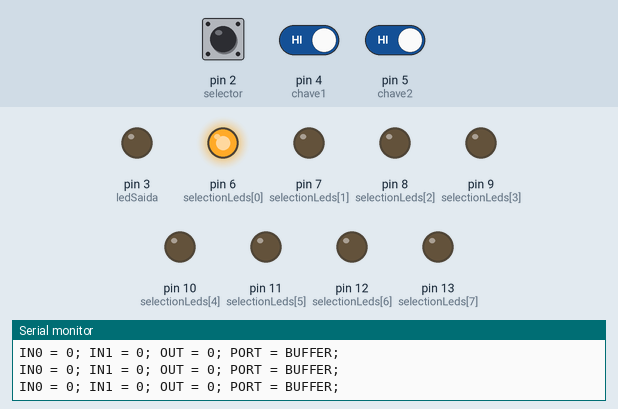
Simulated run of this sketch. Board: Arduino Uno, built with avr-gcc and run on an emulated ATmega328P. On the bench: output pins drawn as LEDs (lit = HIGH), the last lines printed to the serial monitor. The inputs (shaded band) are chosen by the test bench; at power-on: pin 2 (selector) LOW, pin 4 (chave1) HIGH, pin 5 (chave2) HIGH.

Above: at 1.2 s.
1.3 s: pin 2 (selector) pulled HIGH for 0.15 s
At 2.3 s:
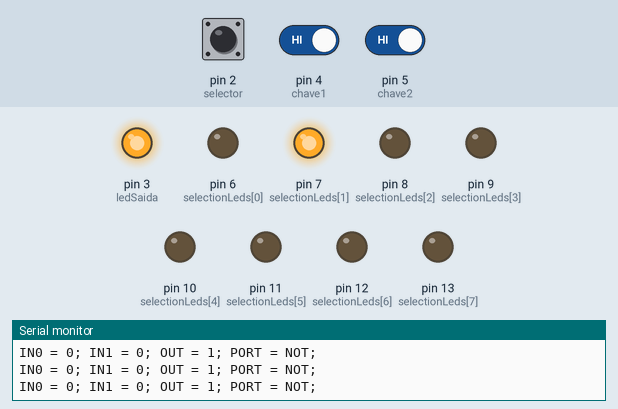
2.9 s: pin 4 (chave1) driven LOW
At 4.1 s:
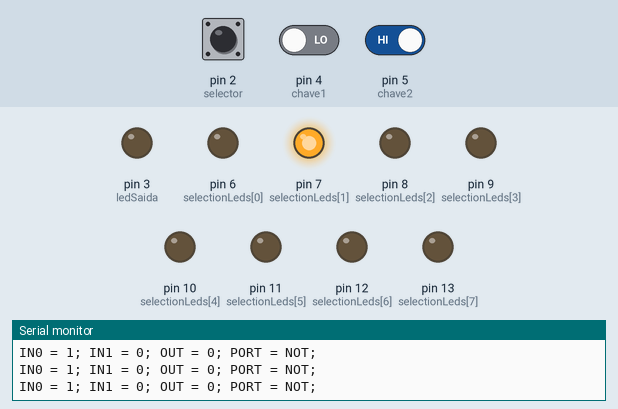
4.4 s: pin 2 (selector) pulled HIGH for 1 s
At 6.0 s:
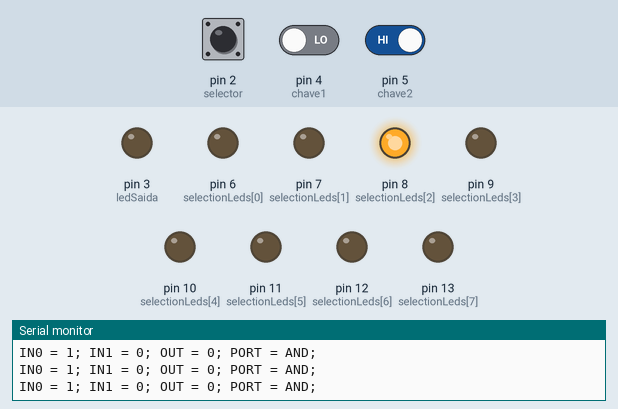
6.9 s: pin 5 (chave2) driven LOW
At 8.1 s:
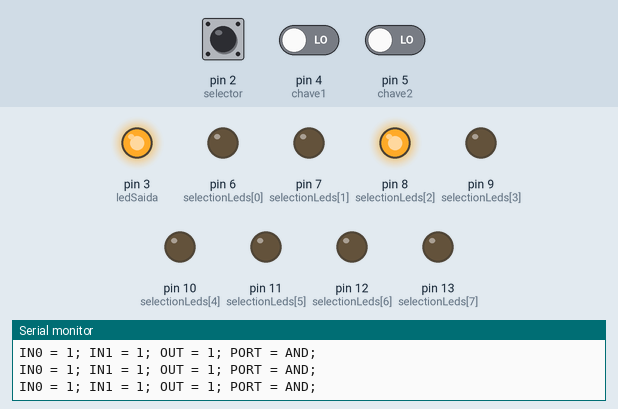
8.4 s: pin 2 (selector) pulled HIGH for 0.15 s
At 9.4 s:
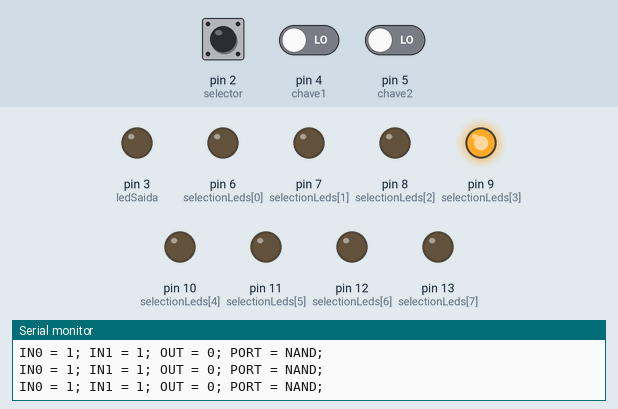
10.1 s: pin 4 (chave1) driven HIGH
At 10.7 s:
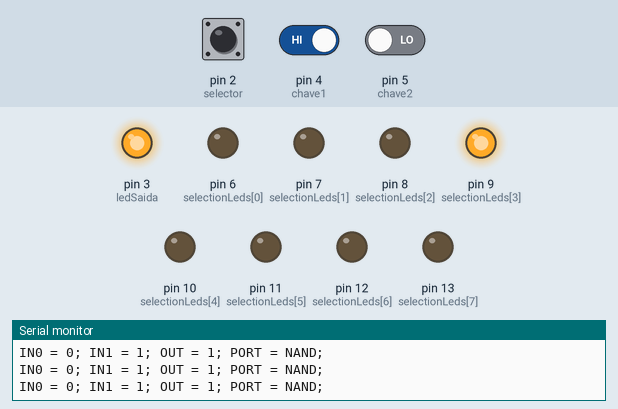
Timing chart, 0 to 12.6 s (numbered marks = the images above; inputs shaded):
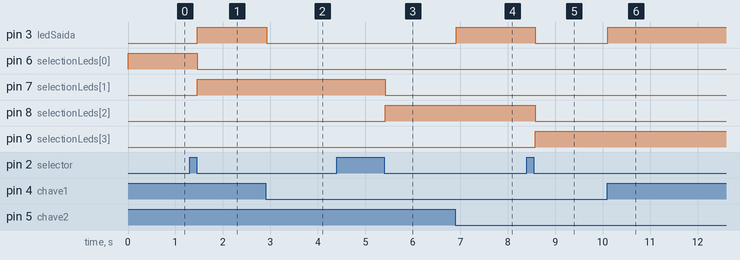

Measured:
- after the input at 1.3 s, pin 3 (ledSaida), pin 7 (selectionLeds[1]): LOW → HIGH after 0.16 s; pin 6 (selectionLeds[0]): HIGH → LOW after 0.16 s
- after the input at 2.9 s, pin 3 (ledSaida): HIGH → LOW at once
- after the input at 4.4 s, pin 7 (selectionLeds[1]): HIGH → LOW after 1.0 s; pin 8 (selectionLeds[2]): LOW → HIGH after 1.0 s
- after the input at 6.9 s, pin 3 (ledSaida): LOW → HIGH at once
- after the input at 8.4 s, pin 3 (ledSaida), pin 8 (selectionLeds[2]): HIGH → LOW after 0.18 s; pin 9 (selectionLeds[3]): LOW → HIGH after 0.18 s
- after the input at 10.1 s, pin 3 (ledSaida): LOW → HIGH at once

The sketch:

ula.ino
```cpp
/*** Pinos ***/

const int selectionLeds[] = {6,7,8,9,10,11,12,13};
const int selector = 2;
const int chave1 = 4;
const int chave2 = 5;
const int ledSaida = 3;


/*** Variáveis Digitais ***/

bool ent1, ent2, saida;

bool selClicado, ultimoSelClicado;


/*** Variáveis ***/

int selection=0;
int i;

/*** Constantes ***/

const String portas[] = {
  "BUFFER",
  "NOT",
  "AND",
  "NAND",
  "OR",
  "NOR",
  "XOR",
  "XNOR"
};


/*** Configurações ***/

void setup() {
  Serial.begin(9600);

  // setando os leds e o botão de seleção de porta
  pinMode(selector, INPUT);
  for(i = 0; i < 8; i++) pinMode(selectionLeds[i], OUTPUT);

  // setando as chaves e o led de saída
  pinMode(chave1, INPUT);
  pinMode(chave2, INPUT);
  pinMode(ledSaida, OUTPUT);

  // leitura inicial do estado do botão para ser utilizado
  // pelo ultimoSelClicado.
  selClicado = digitalRead(selector);

  atualizarLedsDeSelecao();
}


/*** Programa ***/

void loop() {
  ultimoSelClicado = selClicado;
  selClicado = digitalRead(selector);

  // joga para o próxima porta lógica apenas uma vez
  if (ultimoSelClicado && !selClicado) proximaPorta();

  ent1 = !digitalRead(chave1);
  ent2 = !digitalRead(chave2);

  executarPortaLogica();
  digitalWrite(ledSaida, saida);
  serialKiller();
  delay(10);
}


/*** Seleção de Porta ***/

// acende apenas o LED que representa a seleção atual
void atualizarLedsDeSelecao() {
  for (i = 0; i < 8; i++) digitalWrite(selectionLeds[i], LOW);
  digitalWrite(selectionLeds[selection], HIGH);
}

void proximaPorta() {
  selection++;
  if (selection > 7) selection = 0;
  atualizarLedsDeSelecao();
}


/*** Serial ***/

// função que irá imprimir no Serial:
// "IN0=X; IN1=X; OUT=X; PORT=X;"
void serialKiller() {
  Serial.print("IN0 = ");
  Serial.print(ent1);
  Serial.print("; IN1 = ");
  Serial.print(ent2);
  Serial.print("; OUT = ");
  Serial.print(saida);
  Serial.print("; PORT = ");
  Serial.print(portas[selection]);
  Serial.println(";");
}


/*** Portas Lógicas ***/

void executarPortaLogica() {
  switch (selection) {
    // BUFFER
    case 0:
    	pbuffer();
    	break;
    // NOT
    case 1:
    	pnot();
    	break;
    // AND
    case 2:
    	pand();
    	break;
    // NAND
    case 3:
    	pnand();
    	break;
    // OR
    case 4:
    	por();
    	break;
    // NOR
    case 5:
    	pnor();
    	break;
    // XOR
    case 6:
    	pxor();
    	break;
    // XNOR
    case 7:
    	pxnor();
    	break;
  }
}

void pbuffer() {
  saida = ent1;
}

void pnot() {
  saida = !ent1;
}

void pand() {
  saida = ent1 && ent2;
}

void pnand() {
  saida = !(ent1 && ent2);
}

void por() {
  saida = ent1 || ent2;
}

void pnor() {
  saida = !(ent1 || ent2);
}

void pxor() {
  if (ent1 == ent2) saida = 0;
  else saida = 1;
}

void pxnor() {
  if (ent1 == ent2) saida = 1;
  else saida = 0;
}
```
